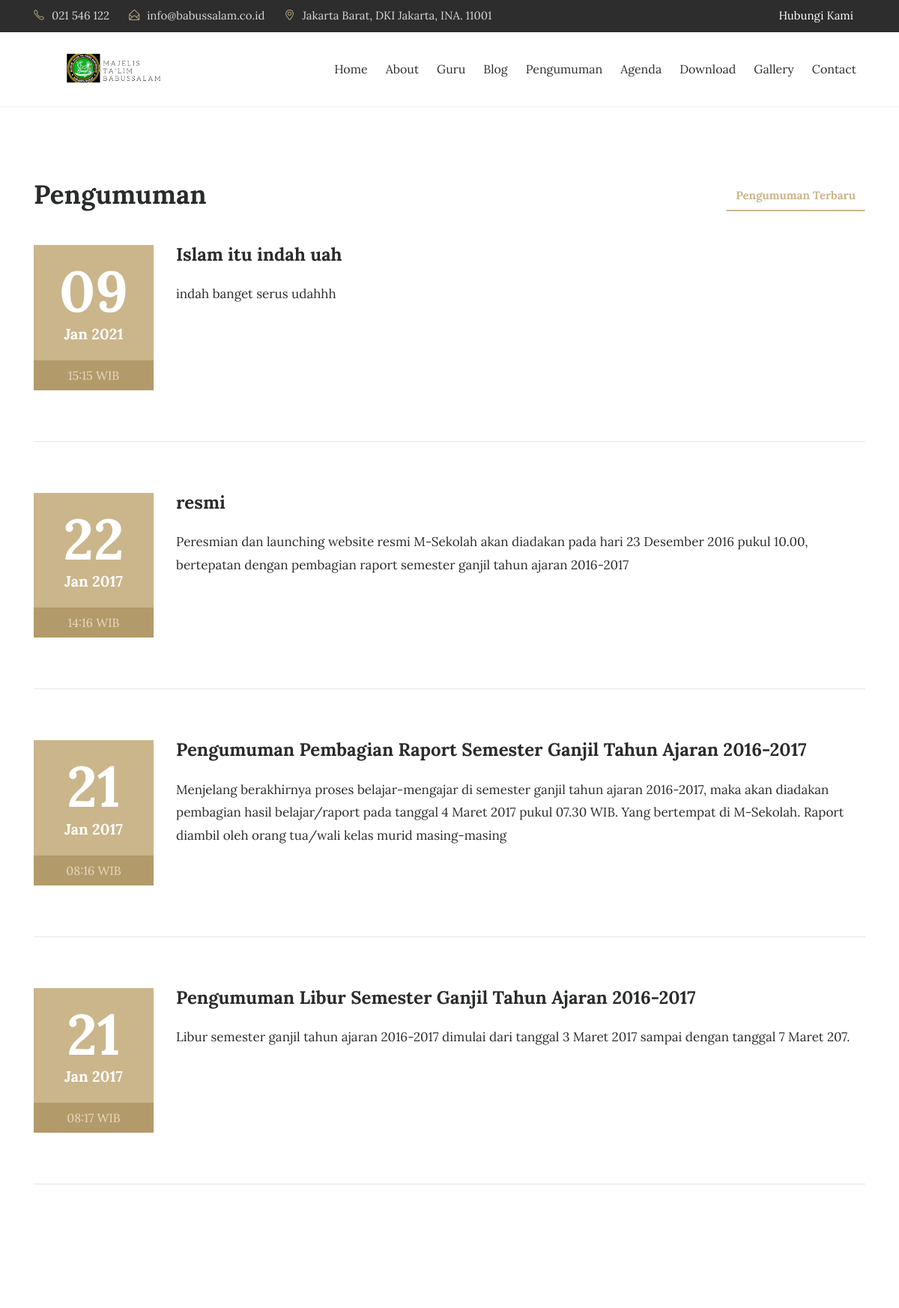
Before: /index.php/pengumuman (upper part) with the older database file.
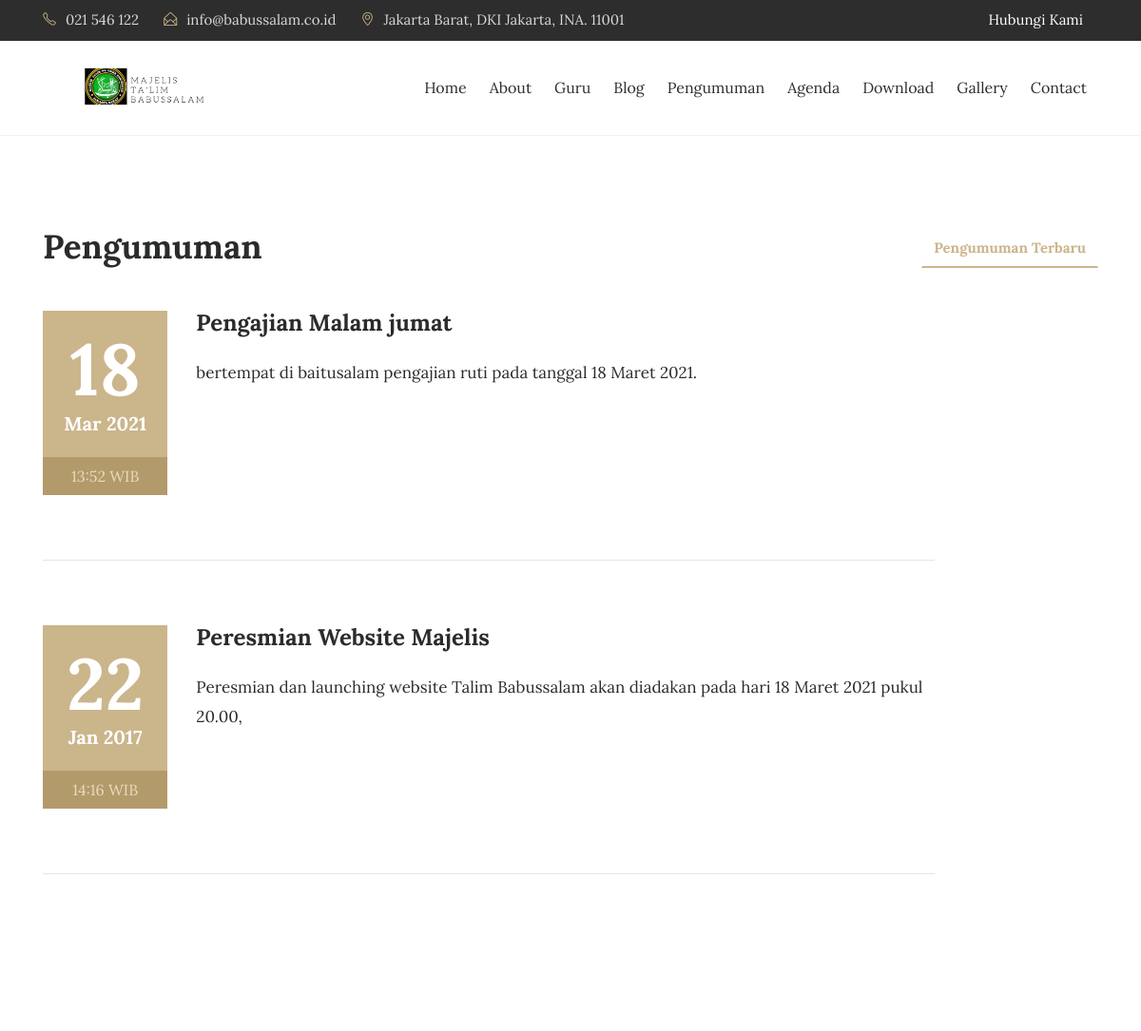
After: the same page with the newer database file.
### tables this page shows
CREATE TABLE `tbl_pengumuman` (
  `pengumuman_id` int(11) NOT NULL AUTO_INCREMENT,
  `pengumuman_judul` varchar(150) DEFAULT NULL,
  `pengumuman_deskripsi` text,
  `pengumuman_tanggal` timestamp NULL DEFAULT CURRENT_TIMESTAMP,
  `pengumuman_author` varchar(60) DEFAULT NULL,
  `pengumuman_pengguna_id` int(11) DEFAULT NULL,
  PRIMARY KEY (`pengumuman_id`)
);

### application/controllers/Pengumuman.php (called while the page is built, shortened)
<?php
class Pengumuman extends CI_Controller{
	function __construct(){
		$this->load->model('m_pengumuman');
		$this->load->model('m_pengunjung');
	}
	function index(){
		$x['title'] = "Majelis Ta'lim Babussalam | Pengumuman";
		$jum=$this->m_pengumuman->pengumuman();
        $page=$this->uri->segment(3);
        if(!$page):
            $offset = 0;
        else:
            $offset = $page;
        endif;
        $limit=7;
        $config['base_url'] = base_url() . 'pengumuman/index/';
            $config['total_rows'] = $jum->num_rows();
            $config['per_page'] = $limit;
            $config['uri_segment'] = 3;
	          $config['full_tag_open']    = '<div class="pagging text-center"><nav><ul class="pagination justify-content-center">';
	          $config['full_tag_close']   = '</ul></nav></div>';
	          $config['num_tag_open']     = '<li class="page-item"><span class="page-link">';
	          $config['num_tag_close']    = '</span></li>';
	          $config['cur_tag_open']     = '<li class="page-item"><span class="page-link">';
	          $config['cur_tag_close']    = '<span class="sr-only">(current)</span></span></li>';
	          $config['next_tag_open']    = '<li class="page-item"><span class="page-link">';
	          $config['next_tagl_close']  = '<span aria-hidden="true">&raquo;</span></span></li>';
	          $config['prev_tag_open']    = '<li class="page-item"><span class="page-link">';
	          $config['prev_tagl_close']  = '</span>Next</li>';
	          $config['first_tag_open']   = '<li class="page-item"><span class="page-link">';
	          $config['first_tagl_close'] = '</span></li>';
	          $config['last_tag_open']    = '<li class="page-item"><span class="page-link">';
	          $config['last_tagl_close']  = '</span></li>';
            $config['first_link'] = 'Awal';
            $config['last_link'] = 'Akhir';
            $config['next_link'] = 'Next >>';
            $config['prev_link'] = '<< Prev';
            $this->pagination->initialize($config);
            $x['page'] =$this->pagination->create_links();
						$x['data']=$this->m_pengumuman->pengumuman_perpage($offset,$limit);
						$this->load->view('depan/v_pengumuman',$x);
	}
}

### index.php (called while the page is built, shortened)
<?php
require_once BASEPATH.'core/CodeIgniter.php';

### application/models/M_pengumuman.php (called while the page is built, shortened)
<?php
class M_pengumuman extends CI_Model{
	function pengumuman_perpage($offset,$limit){
		$hsl=$this->db->query("SELECT pengumuman_id,pengumuman_judul,pengumuman_deskripsi,pengumuman_tanggal,DATE_FORMAT(pengumuman_tanggal,'%d/%m/%Y') AS tanggal,pengumuman_author FROM tbl_pengumuman ORDER BY pengumuman_id DESC limit $offset,$limit");
		return $hsl;
	}
}

### application/views/depan/v_pengumuman.php (the view, shortened to what this page needs)
<!DOCTYPE html>
<html lang="en">
<head>
</head>
<body>
<section class="events">
    <div class="container">
        <div class="row">
            <div class="col-md-4">
                <h2 class="event-title">Pengumuman</h2>
            </div>
            <div class="col-md-8">
                <ul class="nav nav-tabs" role="tablist">
                    <li class="nav-item nav-tab1">
                        <a class="nav-link tab-list active" data-toggle="tab" href="#upcoming-events" role="tab">Pengumuman Terbaru </a>
                    </li>
                </ul>
            </div>
        </div>
        <br>
        <div class="row">
            <div class="tab-content" data-aos="zoom-in-down" data-aos-delay="100">
                <div class="tab-pane active" id="upcoming-events" role="tabpanel">
                  <?php foreach($data->result() as $row):?>
                    <div class="col-md-12">
                        <div class="row">
                            <div class="col-md-2">
                                <div class="event-date">
                                    <h4><?php echo date("d", strtotime($row->pengumuman_tanggal));?></h4> <span><?php echo date("M Y", strtotime($row->pengumuman_tanggal));?></span>
                                </div>
                                <span class="event-time"><?php echo date("H:i", strtotime($row->pengumuman_tanggal)).' WIB';?></span>
                            </div>
                            <div class="col-md-10">
                                <div class="event-heading">
                                    <h3><?php echo $row->pengumuman_judul;?></h3>
                                    <p><?php echo $row->pengumuman_deskripsi;?></p>
                                </div>
                          </div>
                      </div>
                      <hr class="event-underline">
                  </div>
                <?php endforeach;?>
      <div class="col-md-12 text-center">
    </div>
</div>
</div>
</div>
</div>
</section>
</html>

Changed rows visible on the page:
removed tbl_pengumuman: pengumuman_tanggal "09", pengumuman_tanggal "Jan 2021", pengumuman_tanggal "15:15", pengumuman_judul "Islam itu indah uah", pengumuman_deskripsi "indah banget serus udahhh"
removed tbl_pengumuman: pengumuman_tanggal "21", pengumuman_tanggal "Jan 2017", pengumuman_tanggal "08:16", pengumuman_judul "Pengumuman Pembagian Raport Semester Ganjil Tahun Ajaran 2016-2017", pengumuman_deskripsi "Menjelang berakhirnya proses belajar-mengajar di semester ganjil tahun ajaran 2016-2017, maka akan diadakan pembagian hasil belajar/raport pada tanggal 4 Maret 2017 pukul 07.30 WIB. Yang bertempat di M-Sekolah. Raport diambil oleh orang tua/wali kelas murid masing-masing"
removed tbl_pengumuman: pengumuman_tanggal "21", pengumuman_tanggal "Jan 2017", pengumuman_tanggal "08:17", pengumuman_judul "Pengumuman Libur Semester Ganjil Tahun Ajaran 2016-2017", pengumuman_deskripsi "Libur semester ganjil tahun ajaran 2016-2017 dimulai dari tanggal 3 Maret 2017 sampai dengan tanggal 7 Maret 207."
added tbl_pengumuman: pengumuman_tanggal "18", pengumuman_tanggal "Mar 2021", pengumuman_tanggal "13:52", pengumuman_judul "Pengajian Malam jumat", pengumuman_deskripsi "bertempat di baitusalam pengajian ruti pada tanggal 18 Maret 2021."
changed tbl_pengumuman: pengumuman_judul "resmi" → "Peresmian Website Majelis"; pengumuman_deskripsi "Peresmian dan launching website resmi M-Sekolah akan diadakan pada hari 23 Desember 2016 pukul 10.00, bertepatan dengan pembagian raport semester ganjil tahun ajaran 2016-2017" → "Peresmian dan launching website Talim Babussalam akan diadakan pada hari 18 Maret 2021 pukul 20.00,"
